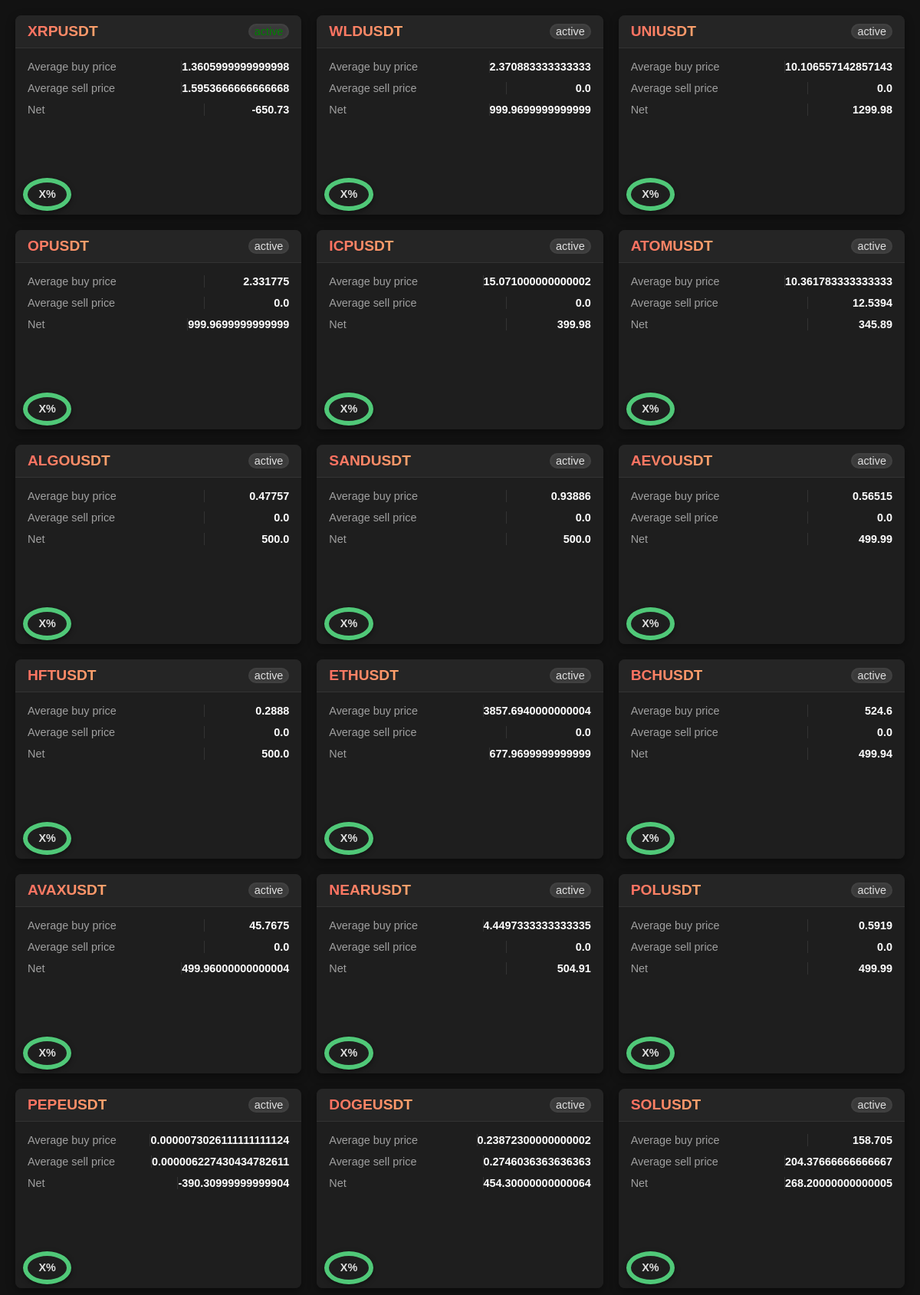
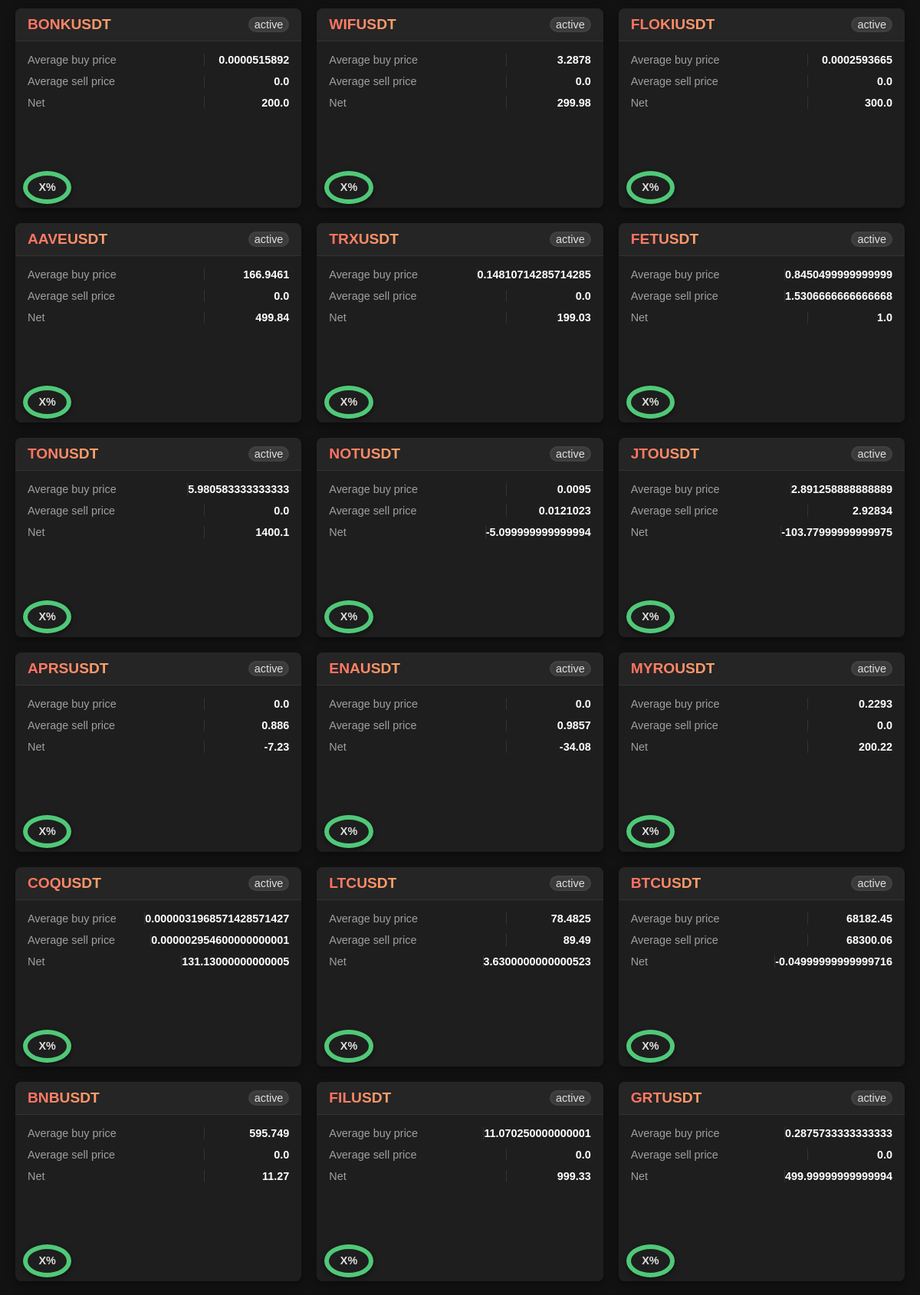
Screenshot of /test-endpoint (upper part) with the database file from the repository (2 pictures, top to bottom).
### tradingviewer/models.py (models this page shows)
class AssetData(models.Model):
    symbol = models.CharField(max_length=8)
    average_buy_price = models.FloatField()
    average_sell_price = models.FloatField()
    net = models.FloatField()
    class Meta:
        db_table = 'asset_data'

### tradingviewer/views.py (the view, shortened to what this page needs)
# urls.py: path('test-endpoint', views.test_endpoint)
def test_endpoint(request):
    final_dict = defaultdict(lambda: {'average_buy_price': 0, 'average_sell_price': 0,
                                      'net': 0})
    all_transactions = Transaction.objects.all()
    tmp_dict = defaultdict(lambda: {'buy_counter': 0, 'sell_counter': 0, 'all_buy_prices': 0,
                                    'all_sell_prices': 0, 'all_buy_volumes': 0, 'all_sell_volumes': 0, 'current_value_usdt': 0, })
    session = HTTP(
            testnet=False,
            api_key=os.getenv('BYBIT_KEY'),
            api_secret=os.getenv('BYBIT_SECRET')
        )
    for transaction in all_transactions:
        if transaction.direction == "BUY":
            tmp_dict[transaction.symbol]['all_buy_prices'] += transaction.filled_price
            tmp_dict[transaction.symbol]['all_buy_volumes'] += transaction.filled_value
            tmp_dict[transaction.symbol]['buy_counter'] += 1
        else:
            tmp_dict[transaction.symbol]['all_sell_prices'] += transaction.filled_price
            tmp_dict[transaction.symbol]['all_sell_volumes'] += transaction.filled_value
            tmp_dict[transaction.symbol]['sell_counter'] += 1
    wallet_balance = session.get_wallet_balance(accountType="UNIFIED")
    for key, value in tmp_dict.items():
        AssetData.objects.update_or_create(symbol=key, average_buy_price=((value['all_buy_prices']/value['buy_counter']) if value['buy_counter'] != 0 else 0),
                                 average_sell_price=((value['all_sell_prices']/value['sell_counter']) if value['sell_counter'] != 0 else 0), net=(value['all_buy_volumes']-value['all_sell_volumes']))
    for item in AssetData.objects.all():
        final_dict[item.symbol]['average_buy_price'] = item.average_buy_price
        final_dict[item.symbol]['average_sell_price'] = item.average_sell_price
        final_dict[item.symbol]['net'] = item.net + tmp_dict[item.symbol]['current_value_usdt']
        print(f"{item.symbol}: avg-b-p: {item.average_buy_price}, avg-s-p: {item.average_sell_price}, net: {item.net}")
    return render(request, 'tradingviewer/index.html', {'context_dict': final_dict.items()})
    return HttpResponse("Test Endpoint. Check console.")

### tradingviewer/templates/tradingviewer/index.html (shortened to what this page needs)
{% load static %}
<!DOCTYPE html>
<html lang="en">
<head>
    <link rel="stylesheet" href="{% static 'tradingviewer/styles.css' %}">
</head>
<body>
    <div class="cards-container">
    {% for asset, data in context_dict %}
    <div class="card">
        <div class="header">
            <div class="title">{{ asset }}</div>
            <div class="status" id="status">active</div>
        </div>
        <div class="info">
            <div class="row">
                <div class="label">Average buy price</div>
                <div class="value">{{ data.average_buy_price }}</div>
            </div>
            <div class="row">
                <div class="label">Average sell price</div>
                <div class="value" id="currently-held">{{ data.average_sell_price }}</div>
            </div>
            <div class="row">
                <div class="label">Net</div>
                <div class="value">{{ data.net }}</div>
            </div>
        </div>
        <div class="footer">
            <div class="circle-container">
                <div class="circle" id="circle">
                    <span id="percentage-text">X%</span>
                </div>
            </div>
        </div>
    </div>
    {% endfor %}
    </div>
</body>
</html>

### tradingviewer/static/tradingviewer/styles.css (style rules this page uses)
html, body { margin: 0; padding: 0; width: 100%; }
body { font-family: Arial, sans-serif; background-color: #121212; color: #e0e0e0; margin: 0; padding: 0; min-height: 100vh; display: flex; justify-content: space-evenly; align-items: flex-start; }
.cards-container { display: grid; grid-template-columns: repeat(auto-fill, minmax(300px, 1fr)); gap: 20px; padding: 20px; box-sizing: border-box; width: 100%; margin: 0; }
.card { width: 100%; min-height: 260px; background-color: #1e1e1e; border-radius: 8px; box-shadow: 0 4px 12px rgba(0, 0, 0, 0.4); overflow: hidden; color: #e0e0e0; position: relative; display: flex; flex-direction: column; }
.header { display: flex; margin-bottom: 0px; justify-content: space-between; align-items: center; padding: 10px 16px; background-color: #252525; border-bottom: 1px solid #333333; }
.title { font-size: 1.2rem; font-weight: bold; background: linear-gradient(90deg, #ff6f61, #ffa36c); -webkit-background-clip: text; -webkit-text-fill-color: transparent; }
.status { font-size: 0.9rem; background-color: #3a3a3a; padding: 2px 8px; border-radius: 12px; box-shadow: inset 0 0 5px rgba(255, 255, 255, 0.1); }
.info { flex: 1; padding: 16px; background-color: #1e1e1e; overflow-y: auto; }
.row { display: flex; justify-content: space-between; align-items: center; margin-bottom: 12px; font-size: 0.9rem; }
.label { font-weight: 500; color: #a0a0a0; flex: 2; text-align: left; padding-right: 10px; border-right: 1px solid #333333; }
.value { font-weight: bold; color: #ffffff; flex: 1; text-align: right; }
.footer { height: 50px; padding: 2px; background-color: #1e1e1e; position: relative; flex-shrink: 0; }
.circle-container { position: absolute; bottom: 5px; left: 10px; height: 80%; width: 17%; }
.circle { width: 100%; height: 100%; border: 6px solid #50c878; border-radius: 50%; display: flex; justify-content: center; align-items: center; background-color: #1e1e1e; box-shadow: 0 2px 6px rgba(0, 0, 0, 0.5); transition: border-color 0.3s ease; box-sizing: border-box; }
#percentage-text { font-size: 0.9rem; font-weight: bold; color: #e0e0e0; }

### rows the page displays
AssetData: context_dict "XRPUSDT", average_buy_price "1.3605999999999998", average_sell_price "1.5953666666666668"
AssetData: context_dict "WLDUSDT", average_buy_price "2.370883333333333", average_sell_price "0.0"
AssetData: context_dict "UNIUSDT", average_buy_price "10.106557142857143", average_sell_price "0.0"
AssetData: context_dict "OPUSDT", average_buy_price "2.331775", average_sell_price "0.0"
AssetData: context_dict "ICPUSDT", average_buy_price "15.071000000000002", average_sell_price "0.0"
AssetData: context_dict "ATOMUSDT", average_buy_price "10.361783333333333", average_sell_price "12.5394"
AssetData: context_dict "ALGOUSDT", average_buy_price "0.47757", average_sell_price "0.0"
AssetData: context_dict "SANDUSDT", average_buy_price "0.93886", average_sell_price "0.0"
AssetData: context_dict "AEVOUSDT", average_buy_price "0.56515", average_sell_price "0.0"
AssetData: context_dict "HFTUSDT", average_buy_price "0.2888", average_sell_price "0.0"
AssetData: context_dict "ETHUSDT", average_buy_price "3857.6940000000004", average_sell_price "0.0"
AssetData: context_dict "BCHUSDT", average_buy_price "524.6", average_sell_price "0.0"
AssetData: context_dict "AVAXUSDT", average_buy_price "45.7675", average_sell_price "0.0"
AssetData: context_dict "NEARUSDT", average_buy_price "4.4497333333333335", average_sell_price "0.0"
AssetData: context_dict "POLUSDT", average_buy_price "0.5919", average_sell_price "0.0"
AssetData: context_dict "PEPEUSDT", average_buy_price "0.0000073026111111111124", average_sell_price "0.000006227430434782611"
AssetData: context_dict "DOGEUSDT", average_buy_price "0.23872300000000002", average_sell_price "0.2746036363636363"
AssetData: context_dict "SOLUSDT", average_buy_price "158.705", average_sell_price "204.37666666666667"
AssetData: context_dict "BONKUSDT", average_buy_price "0.0000515892", average_sell_price "0.0"
AssetData: context_dict "WIFUSDT", average_buy_price "3.2878", average_sell_price "0.0"
AssetData: context_dict "FLOKIUSDT", average_buy_price "0.0002593665", average_sell_price "0.0"
AssetData: context_dict "AAVEUSDT", average_buy_price "166.9461", average_sell_price "0.0"
AssetData: context_dict "TRXUSDT", average_buy_price "0.14810714285714285", average_sell_price "0.0"
AssetData: context_dict "FETUSDT", average_buy_price "0.8450499999999999", average_sell_price "1.5306666666666668"
AssetData: context_dict "TONUSDT", average_buy_price "5.980583333333333", average_sell_price "0.0"
AssetData: context_dict "NOTUSDT", average_buy_price "0.0095", average_sell_price "0.0121023"
AssetData: context_dict "JTOUSDT", average_buy_price "2.891258888888889", average_sell_price "2.92834"
AssetData: context_dict "APRSUSDT", average_buy_price "0.0", average_sell_price "0.886"
AssetData: context_dict "ENAUSDT", average_buy_price "0.0", average_sell_price "0.9857"
AssetData: context_dict "MYROUSDT", average_buy_price "0.2293", average_sell_price "0.0"
AssetData: context_dict "COQUSDT", average_buy_price "0.0000031968571428571427", average_sell_price "0.000002954600000000001"
AssetData: context_dict "LTCUSDT", average_buy_price "78.4825", average_sell_price "89.49"
AssetData: context_dict "BTCUSDT", average_buy_price "68182.45", average_sell_price "68300.06"
AssetData: context_dict "BNBUSDT", average_buy_price "595.749", average_sell_price "0.0"
AssetData: context_dict "FILUSDT", average_buy_price "11.070250000000001", average_sell_price "0.0"
AssetData: context_dict "GRTUSDT", average_buy_price "0.2875733333333333", average_sell_price "0.0"

### other values shown
{{ data.net }} "-650.73" "999.9699999999999" "1299.98" "999.9699999999999" "399.98" "345.89" "500.0" "500.0" "499.99" "500.0" "677.9699999999999" "499.94" "499.96000000000004" "504.91" "499.99" "-390.30999999999904" "454.30000000000064" "268.20000000000005" "200.0" "299.98" "300.0" "499.84" "199.03" "1.0" "1400.1" "-5.099999999999994" "-103.77999999999975" "-7.23" "-34.08" "200.22" "131.13000000000005" "3.6300000000000523" "-0.04999999999999716" "11.27" "999.33" "499.99999999999994"
